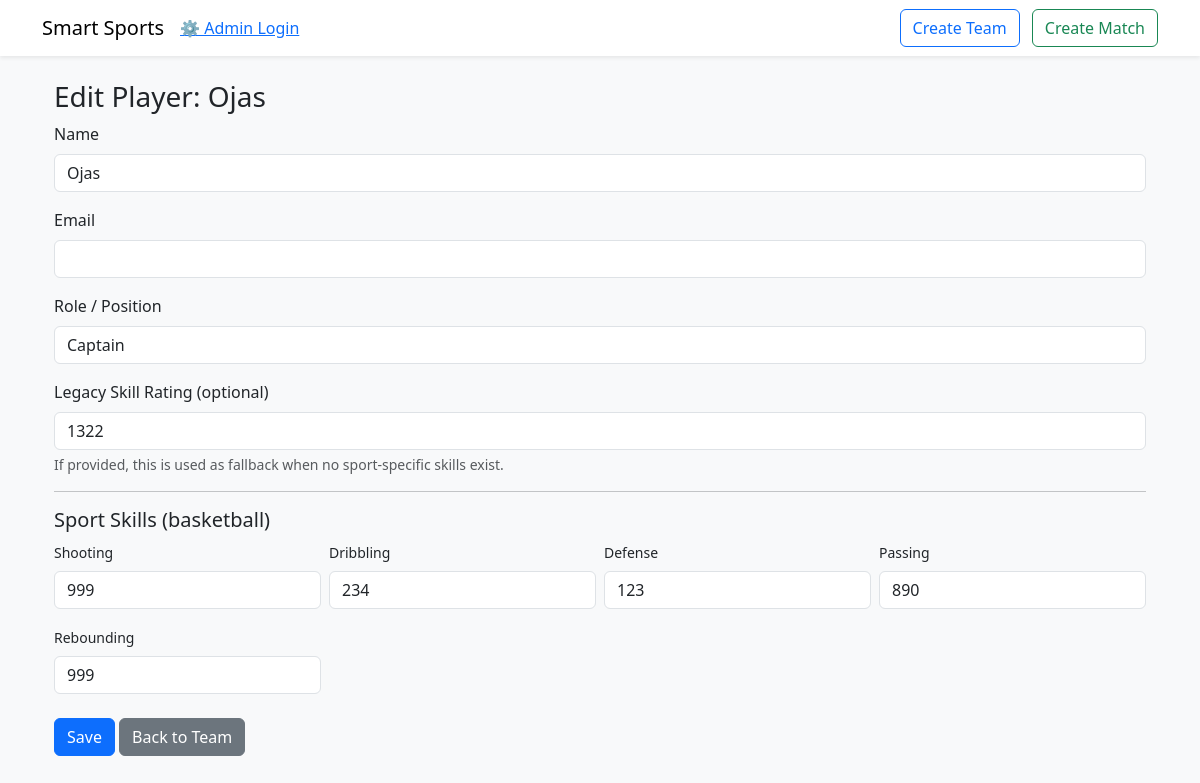
Page /players/1/edit on the committed database.
### app/models.py (models this page shows)
class Player(db.Model):
    id = db.Column(db.Integer, primary_key=True)
    name = db.Column(db.String(120), nullable=False)
    email = db.Column(db.String(200), nullable=True)
    role = db.Column(db.String(80), nullable=True)
    skill_rating = db.Column(db.Integer, default=1200)
    invited = db.Column(db.Boolean, default=False)
    team_id = db.Column(db.Integer, db.ForeignKey('team.id'), nullable=True)
    games_played = db.Column(db.Integer, default=0)
    wins = db.Column(db.Integer, default=0)
    losses = db.Column(db.Integer, default=0)
    is_admin = db.Column(db.Boolean, default=False)
    skills = db.relationship("PlayerSkill", backref="player", lazy=True, cascade="all, delete-orphan")

class Team(db.Model):
    id = db.Column(db.Integer, primary_key=True)
    name = db.Column(db.String(120), nullable=False)
    color = db.Column(db.String(30), nullable=True)
    skill_rating = db.Column(db.Integer, default=1200)
    created_at = db.Column(db.DateTime, default=datetime.utcnow)
    sport = db.Column(db.String(50), nullable=True, default="soccer")
    captain_id = db.Column(db.Integer, db.ForeignKey('player.id'), nullable=True)
    matches_played = db.Column(db.Integer, default=0)
    matches_won = db.Column(db.Integer, default=0)
    matches_lost = db.Column(db.Integer, default=0)
    players = db.relationship("Player", backref="team", lazy=True, foreign_keys="Player.team_id")

class PlayerSkill(db.Model):
    id = db.Column(db.Integer, primary_key=True)
    player_id = db.Column(db.Integer, db.ForeignKey('player.id'), nullable=False)
    sport = db.Column(db.String(50), nullable=False)
    name = db.Column(db.String(80), nullable=False)
    value = db.Column(db.Integer, nullable=False, default=0)

### app/routes.py (the view, shortened to what this page needs)
@app.route("/players/<int:player_id>/edit", methods=["GET", "POST"])
def edit_player(player_id):
    player = Player.query.get_or_404(player_id)
    team = player.team
    sport = team.sport if team else None
    skill_names = skill_fields_for_sport(sport)
    existing_skills = {s.name: s.value for s in player.skills}
    return render_template("edit_player.html", player=player, team=team, skill_names=skill_names, existing_skills=existing_skills)

### app/routes.py (called while the page is built)
def skill_fields_for_sport(sport):
    mapping = {
        "soccer": ["Shooting", "Passing", "Defending", "Speed", "Stamina"],
        "basketball": ["Shooting", "Dribbling", "Defense", "Passing", "Rebounding"],
        "volleyball": ["Serving", "Spiking", "Blocking", "Setting", "Passing"],
        "hockey": ["Shooting", "Skating", "Defense", "Checking", "Passing"],
        "football": ["Throwing", "Catching", "Tackling", "Speed", "Awareness"],
        "default": ["Skill A", "Skill B", "Skill C", "Skill D", "Skill E"]
    }
    if not sport:
        return mapping["default"]
    return mapping.get(sport.lower(), mapping["default"])

### app/templates/edit_player.html
{% extends "base.html" %}
{% block content %}
<div class="container mt-4">
    <h3>Edit Player: {{ player.name }}</h3>
    <form method="POST" action="{{ url_for('edit_player', player_id=player.id) }}">
        <div class="mb-3">
            <label class="form-label">Name</label>
            <input class="form-control" name="name" value="{{ player.name }}" required>
        </div>
        <div class="mb-3">
            <label class="form-label">Email</label>
            <input class="form-control" name="email" value="{{ player.email or '' }}">
        </div>
        <div class="mb-3">
            <label class="form-label">Role / Position</label>
            <input class="form-control" name="role" value="{{ player.role or '' }}">
        </div>
        <div class="mb-3">
            <label class="form-label">Legacy Skill Rating (optional)</label>
            <input type="number" class="form-control" name="skill_rating" value="{{ player.skill_rating or 1200 }}">
            <div class="form-text">If provided, this is used as fallback when no sport-specific skills exist.</div>
        </div>
        <hr>
        <h5>Sport Skills {% if team %} ({{ team.sport }}) {% endif %}</h5>
        <div class="row g-2">
            {% for skill_name in skill_names %}
            <div class="col-md-3 mb-2">
                <label class="form-label small">{{ skill_name }}</label>
                <input type="number" class="form-control" min="0" max="999"
                       name="skill_{{ skill_name.replace(' ', '_') }}"
                       value="{{ existing_skills.get(skill_name, '') }}">
            </div>
            {% endfor %}
        </div>
        <div class="mt-3">
            <button class="btn btn-primary" type="submit">Save</button>
            {% if team %}
            <a class="btn btn-secondary" href="{{ url_for('team_detail', team_id=team.id) }}">Back to Team</a>
            {% else %}
            <a class="btn btn-secondary" href="{{ url_for('index') }}">Back</a>
            {% endif %}
        </div>
    </form>
</div>
{% endblock %}

### rows in the picture
Player: name "Ojas", role "Captain", skill_rating "1322"
Team: sport "basketball"
PlayerSkill: name "Shooting", skill_Shooting "999"
PlayerSkill: name "Dribbling", get "234"
PlayerSkill: name "Defense", get "123"
PlayerSkill: name "Passing", skill_Passing "890"
PlayerSkill: name "Rebounding", get "999"
